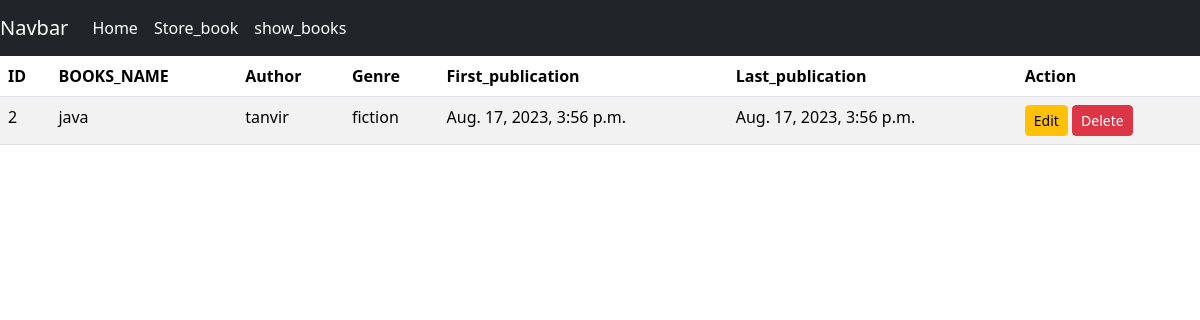
The app's page /book_details/2/ with its own data.
### book/models.py (models this page shows)
class BookModel(models.Model):
    GENRE_CHOICES = [
        ('fiction', 'Fiction'),
        ('nonfiction', 'Non-Fiction'),
        ('mystery', 'Mystery'),
        ('fantasy', 'Fantasy'),
    ]
    id =models.IntegerField(primary_key=True)
    book_name = models.CharField(max_length=30)
    author = models.CharField(max_length=30)
    genre = models.CharField(max_length=20, choices=GENRE_CHOICES)
    first_pub = models.DateTimeField(auto_now_add=True)
    last_pub = models.DateTimeField(auto_now=True)

### book/views.py (the view)
# urls.py: path('book_details/<int:id>/',views.BookDetailsView.as_view(),name="book_details"),
class BookDetailsView(DetailView):
        model = BookModel
        template_name ='book_detail.html'
        context_object_name ='items'
        pk_url_kwarg ='id'

### book/templates/book_detail.html
{%extends 'base.html'%}
{%block content%}
<table class="table table-striped">
    <thead>
      <tr>
        <th scope="col">ID</th>
        <th scope="col">BOOKS_NAME</th>
        <th scope="col">Author</th>
        <th scope="col">Genre</th>
        <th scope="col">First_publication</th>
        <th scope="col">Last_publication</th>
        <th scope="col">Action</th>
      </tr>
    </thead>
    <tbody>
        <tr>
            <td>{{items.id}}</td>
            <td>{{items.book_name}}</td>
            <td>{{items.author}}</td>
            <td>{{items.genre}}</td>
            <td>{{items.first_pub}}</td>
            <td>{{items.last_pub}}</td>
            <td><a href="{% url 'edit_book'  items.id %}" class="btn btn-warning btn-sm">Edit</a> <a href="{% url 'delete_book'  items.id %}" class="btn btn-danger btn-sm">Delete</a></td>
          </tr>
    </tbody>
  </table>
  {%endblock%}

### records on screen
BookModel: id "2", book_name "java", author "tanvir", genre "fiction", first_pub "Aug. 17, 2023, 3:56 p.m.", last_pub "Aug. 17, 2023, 3:56 p.m."
